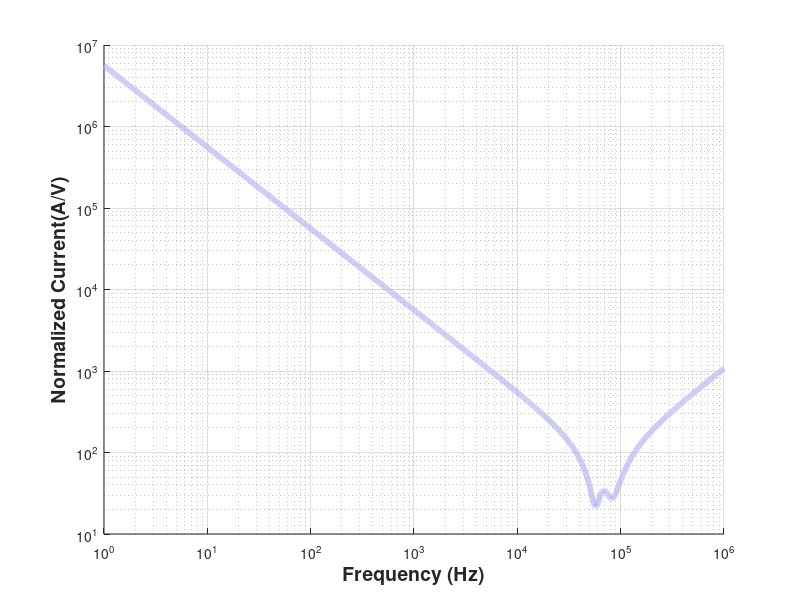
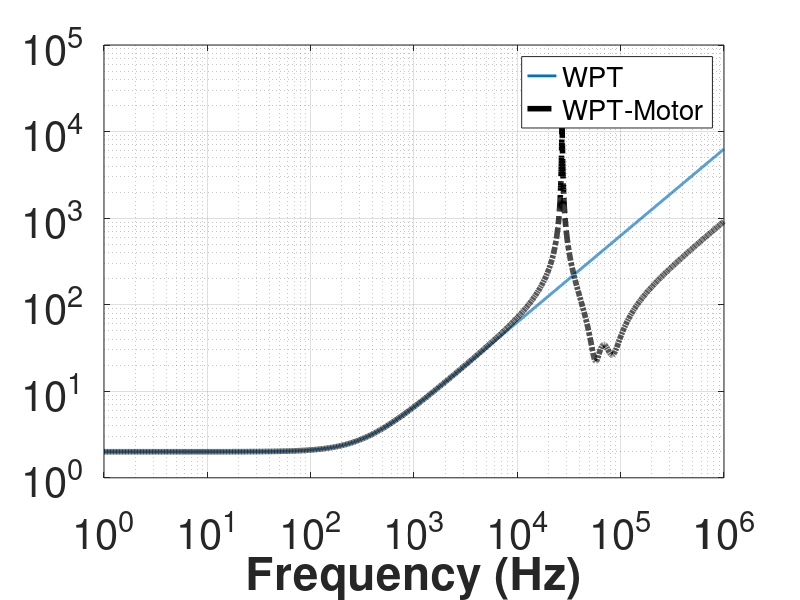

Recreate these plots in MATLAB, in order.
%% Analytical model without motor 

%
%   
%    |-- rp----Cp----Lp'(Lp-M)---|---Ls'(Ls-M)--Cs-|
%    |                           |                 |      
%    |                           |                 |
% --|V_in|--                  --Lm--             --RL--
%    |                           |                 | 
%    |                           |                 |
%    |---------------------------|-------rs--------|
%
%
%  Create T-model of coupled inductor at steady state
%  Sinosoidal response 
% at above circuit is represented and parameter name
% is given. I give a name Lp' as Lp_p and Ls' as Ls_p. 

% Frequency Space 
f=logspace(0,6,10000);
w=2*pi*f;

% Parameters
rp=0.3; % ohm
rs= 0.3; % ohm 
Lp=205e-6;
Ls=51e-6;
M=41e-6;
RL=8.44;
RL=8.44;
Cs=115e-9;
Cp=28.5e-9;
Lp_p=Lp-M;
Ls_p=Ls-M;
Vin=1;
% Impedance 
Z1= 1i.*w*Ls_p +(RL+rs)- 1i./(w*Cs); %% secondary side
Z2=1i.*w*M; % mutual inductance 
Z3= 1i.*w*Lp_p+rp-1i./(w*Cp); % primary side 
Z12= ((Z1.*Z2)./(Z1+Z2)); %% reflected secondary impedance to primary
Z123=Z12+Z3; %% total impedance 

Ip=Vin./Z123;
Vout=Vin.*(Z12./Z123).*(RL./Z1);
% x = 1  Ip else 
% choose="Ip";
% choose="Vout";
choose ="Z";
if choose=="Ip"
    X_mag= abs(Ip);
    X_angle=angle(Ip)*180/pi;
elseif choose=="Vout"
    X_mag= abs(Vout);
    X_angle=angle(Vout)*180/pi;
elseif  choose=="Z"
    X_mag= abs(Z123);
    X_angle=angle(Z123)*180/pi;
else
    X_mag= abs(Z123);
    X_angle=angle(Z123)*180/pi;
end

% figure;
% hold on;
% yyaxis left
% plot(f,X_mag,'Linewidth',2);
% hold on; 
% set(gca, 'XScale', 'log','YScale','log')
% yyaxis right
% plot(f,X_angle,'Linewidth',2);
% xlabel('Frequency (Hz)','FontSize',14,'FontWeight','Bold')
% grid on;
% set(gca,'FontSize',10);
% 
% hold on;
% plot(f,X_mag,'Color',[0.70,0.70,0.95],'Linewidth',4);
% set(gca, 'XScale', 'log','YScale','log')
% xlabel('Frequency (Hz)','FontSize',14,'FontWeight','Bold')
% ylabel('Impedance(\Omega)','Interpreter','Tex','FontSize',14,'FontWeight','Bold')
% grid on;
% set(gca,'FontSize',10);

hold on;
plot(f,X_mag,'Color',[0.70,0.70,0.95],'Linewidth',4);
set(gca, 'XScale', 'log','YScale','log')
xlabel('Frequency (Hz)','FontSize',14,'FontWeight','Bold')
ylabel('Normalized Current(A/V)','Interpreter','Tex','FontSize',14,'FontWeight','Bold')
grid on;
set(gca,'FontSize',10);

%% Analytical model with motor 

%
%   
%    |--------------|
%    |              |                                                  
%    |          --Lmotor--                     
% --|V_in|--        |                         
%    |              |                          
%    |          --Rmotor--                     
%    |--------------|
%
%
%  Create T-model of coupled inductor at steady state
%  Sinosoidal response 
% at above circuit is represented and parameter name
% is given. I give a name Lp' as Lp_p and Ls' as Ls_p. 

% Frequency Space 
f=logspace(0,6,10000);
w=2*pi*f;
% Parameters
Rmotor=2;
Lmotor=1e-3;
Vin=1;
% Impedance 

Z4= 1i.*w*Lmotor +(Rmotor); % motor impedance
Ip=Vin./Z4;
% Vout=(Z12./Z123).*(RL./Z1);
% x = 1  Ip else 
% choose="Ip";
% choose="Vout";
choose ="Z";
if choose=="Ip"
    X_mag= abs(Ip);
    X_angle=angle(Ip)*180/pi;
elseif choose=="Vout"
    X_mag= abs(Vout);
    X_angle=angle(Vout)*180/pi;
elseif  choose=="Z"
    X_mag= abs(Z4);
    X_angle=angle(Z4)*180/pi;
else
    X_mag= abs(Z4);
    X_angle=angle(Z4)*180/pi;
end

figure();
plot(f,X_mag,'Linewidth',2);

% figure;
% hold on;
% yyaxis left
% plot(f,X_mag,'Linewidth',2);
% set(gca, 'XScale', 'log','YScale','log')
% hold on; 
% yyaxis right
% plot(f,X_angle,'Linewidth',2);
% xlabel('Frequency (Hz)','FontSize',14,'FontWeight','Bold')
% set(gca, 'XScale', 'log')
% grid on;
% set(gca,'FontSize',10);


% hold on;
% plot(f,X_mag,'Color',[0.97,0.60,0.60],'Linewidth',4);
% set(gca, 'XScale', 'log','YScale','log')
% xlabel('Frequency (Hz)','FontSize',14,'FontWeight','Bold')
% grid on;
% set(gca,'FontSize',10);


% hold on;
% plot(f,X_mag,'Color',[0.97,0.60,0.60],'Linewidth',4);
% set(gca, 'XScale', 'log','YScale','log')
% xlabel('Frequency (Hz)','FontSize',14,'FontWeight','Bold')
% ylabel('Normalized Current(A/V)','Interpreter','Tex','FontSize',14,'FontWeight','Bold')
% grid on;
% set(gca,'FontSize',10);

%% Analytical model with motor 

%
%   
%    |--------------|---rp----Cp----Lp'(Lp-M)---|---Ls'(Ls-M)--Cs-|
%    |              |                           |                 |      
%    |          --Lmotor--                      |                 |
% --|V_in|--        |                         --Lm--            --RLoad--
%    |              |                           |                 | 
%    |          --Rmotor--                      |                 |
%    |--------------|---------------------------|-------rs--------|
%
%
%  Create T-model of coupled inductor at steady state
%  Sinosoidal response 
% at above circuit is represented and parameter name
% is given. I give a name Lp' as Lp_p and Ls' as Ls_p. 

% Frequency Space 
f=logspace(0,6,10000);
w=2*pi*f;
% Parameters
rp=0.3; % ohm
rs= 0.3; % ohm 
Lp=205e-6;
Ls=51e-6;
M=41e-6;
RL=8.44;
Cs=115e-9;
Cp=28.5e-9;
Lp_p=Lp-M;
Ls_p=Ls-M;
Rmotor=2;
Lmotor=1e-3;
Vin=1;
% Impedance 
Z1= 1i.*w*Ls_p +(RL+rs)- 1i./(w*Cs); %% secondary side
Z2=1i.*w*M; % mutual inductance 
Z3= 1i.*w*Lp_p+rp-1i./(w*Cp); % primary side 
Z12= ((Z1.*Z2)./(Z1+Z2)); %% reflected secondary impedance to primary
Z123=Z12+Z3; %% total impedance 
Z4= 1i.*w*Lmotor +(Rmotor); % motor impedance
Z1234=((Z123.*Z4)./(Z123+Z4)); %

Ip=Vin./Z123;
Vout=Vin.*(Z12./Z123).*(RL./Z1);
% x = 1  Ip else 
% choose="Ip";
% choose="Vout";
choose ="Z";
if choose=="Ip"
    X_mag= abs(Ip);
    X_angle=angle(Ip)*180/pi;
elseif choose=="Vout"
    X_mag= abs(Vout);
    X_angle=angle(Vout)*180/pi;
elseif  choose=="Z"
    X_mag= abs(Z1234);
    X_angle=angle(Z1234)*180/pi;
else
    X_mag= abs(Z1234);
    X_angle=angle(Z1234)*180/pi;
end

% figure;
% hold on;
% yyaxis left
% plot(f,X_mag,'Linewidth',2);
% set(gca, 'XScale', 'log','YScale','log')
% hold on; 
% yyaxis right
% plot(f,X_angle,'Linewidth',2);
% xlabel('Frequency (Hz)','FontSize',14,'FontWeight','Bold')
% set(gca, 'XScale', 'log')
% grid on;
% set(gca,'FontSize',10);

% 
% hold on;
% plot(f,X_mag,'-.k','Linewidth',4);
% set(gca, 'XScale', 'log','YScale','log')
% xlabel('Frequency (Hz)','FontSize',14,'FontWeight','Bold')
% grid on;
% set(gca,'FontSize',30);
% 
% legend('WPT','Motor','WPT-Motor','FontSize',20)



% hold on;
% plot(f,X_mag,'-.k','Linewidth',4);
% set(gca, 'XScale', 'log','YScale','log')
% xlabel('Frequency (Hz)','FontSize',14,'FontWeight','Bold')
% grid on;
% set(gca,'FontSize',30);
% 
% legend('Motor','WPT-Motor','FontSize',20)



hold on;
plot(f,X_mag,'-.k','Linewidth',4);
set(gca, 'XScale', 'log','YScale','log')
xlabel('Frequency (Hz)','FontSize',14,'FontWeight','Bold')
grid on;
set(gca,'FontSize',30);

legend('WPT','WPT-Motor','FontSize',20)
